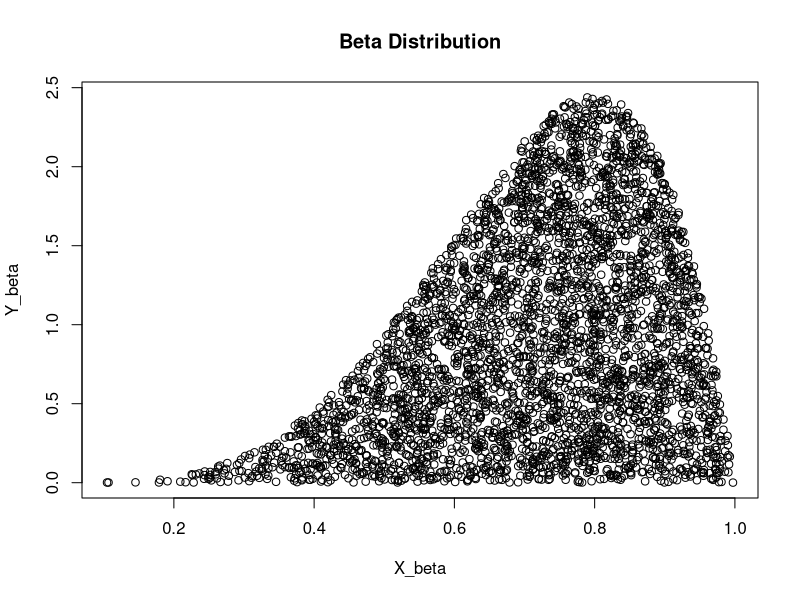
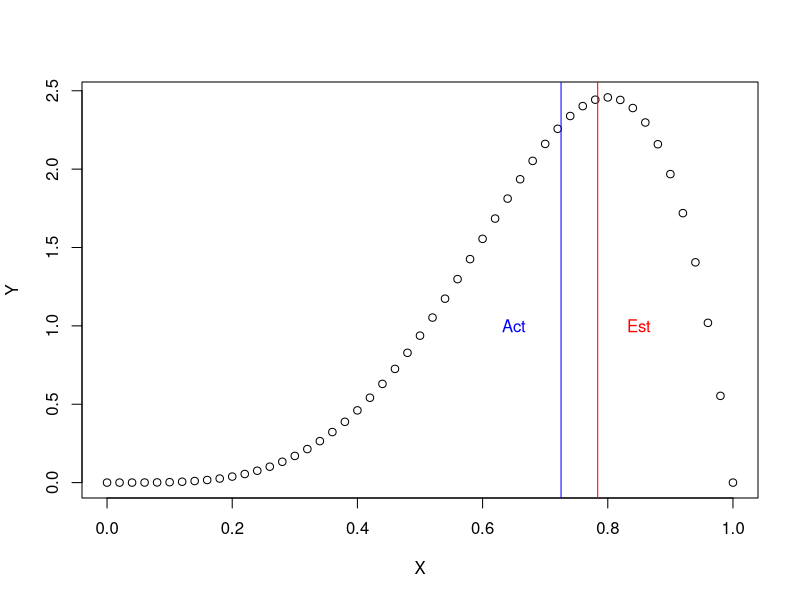
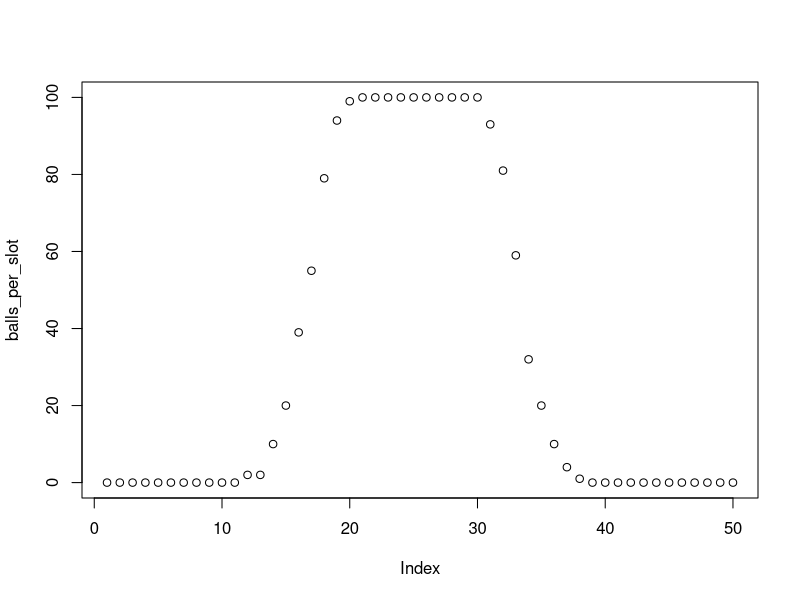

Write R code to recreate these figures, in order.
## ---- chunk 1
knitr::opts_chunk$set(echo = TRUE)
## ---- chunk 2
a <- 5
b <- 2
beta <- function(x) 30*x^(5-1) * (1-x)^(2-1)

set.seed(12345) 
n = 10^5
X_rand <- runif(n, min=0, max=5)
Y_rand <- runif(n, min=0, max=5)

beta_dist <- lapply(X_rand, beta) >= Y_rand

X_beta <- X_rand[beta_dist]
Y_beta <- Y_rand[beta_dist]

plot(X_beta, Y_beta, main='Beta Distribution')
## ---- chunk 3
sorted <- sort(Y_beta)

# if even -> take the average of the two middle values of the sorted list
if( length(sorted) %% 2 == 0){
  first <- length(sorted)/2
  second <- length(sorted)/2 + 1
  median_est <- (sorted[first] + sorted[second])/2
  
# if odd -> take the middle value of the sorted list
} else {
  middle <- length(sorted)/2
  median_est <- sorted[middle]
}
## ---- chunk 4
X <- seq(0, 1, by = 0.02)
Y <- dbeta(X, shape1=a, shape2=b)
median_act <- median(Y, na.rm = FALSE)

plot(X,Y)
abline(v=median_est, col='red')
text(0.85, 1, labels='Est', col='red')
abline(v=median_act, col='blue')
text(0.65, 1, labels='Act', col='blue')

sprintf("The estimated median is: %f", median_est)
sprintf("The calculated median is: %f", median_act)
## ---- chunk 5
balls_dropped <- 100
slots <- 50
balls_per_slot <- rep(0, slots)
for(ball in 1:balls_dropped)
{
  mean <- rbinom(100, slots, 0.5)                    # Calculate the final landing place
  mean <- trunc(mean)                                # Truncate to integer value
  balls_per_slot[mean] <- balls_per_slot[mean] + 1   # Increment the sum for the slot
}
plot(balls_per_slot)
